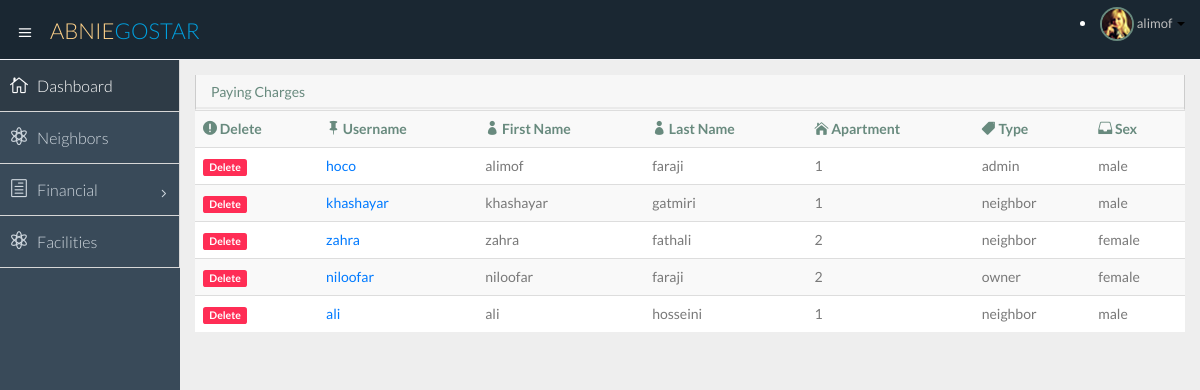
/home/neighbors/ (signed in), run on an earlier commit of the app's database.
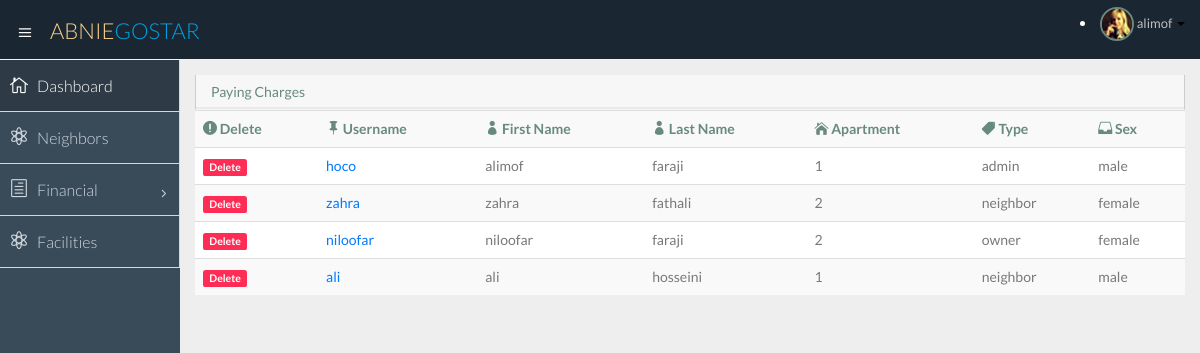
And on a later commit of the database.
### polls/models.py (models this page shows)
class Neighbor(models.Model):
    user = models.ForeignKey(User, unique=True)
    national_id = models.CharField(max_length=10, primary_key=True, null=False, default='1111')
    apartment = models.ForeignKey('Apartment', on_delete=models.CASCADE, default=0, null=True)
    sex = models.CharField(max_length=5, null=True)
    type = models.CharField(max_length=30, null=True)
    bank_account = models.CharField(max_length=30, null=True)
    _bank = models.ForeignKey('Bank', on_delete=models.CASCADE, null=True)

### polls/views.py (the view)
# urls.py: url(r'^neighbors/remove/([a-z]+)$', views.removeNeighbor, name = 'removeNeighbor'),
def neighbors(request):
    if not request.user.is_authenticated():
        return HttpResponseRedirect('/login/')
    if request.user.is_authenticated():
        user = Neighbor.objects.get(     user = User.objects.get(      username=request.user.get_username())    )
        context = {}
        context['user'] = user
        p = Neighbor.objects.all().order_by('-user__last_login')
        context['neighbors'] = p #todo
        return render(request, 'polls/neighbors.html', context)
    return render(request, 'polls/facility.html', {})  # todo

### polls/templates/polls/neighbors.html
{% extends 'polls/temp1.html' %}
{% block content %}
<div class="row">
                  <div class="col-lg-12">
                      <section class="panel">
                          <header class="panel-heading">
                              Paying Charges
                          </header>
                          <table class="table table-striped table-advance table-hover">
                           <tbody>
                              <tr>
                                  {% if user.type == 'admin' %}
                                  <th><i class="icon_error-circle"></i> Delete</th>
                                  {% endif %}
                                  <th><i class="icon_pushpin"></i> Username </th>
                                 <th><i class="icon_profile"></i> First Name</th>
                                 <th><i class="icon_profile"></i> Last Name</th>
                                 <th><i class="icon_house"></i> Apartment</th>
                                <th><i class="icon_tag"></i> Type</th>
                                 <th><i class="icon_drawer"></i> Sex</th>
                              </tr>
                {% for neighbor in neighbors%}
                              <tr>
                              {% if user.type == 'admin' %}
                                  <td> <a class="label label-danger" href="{% url 'removeNeighbor' neighbor.user.username %}"> Delete </a> </td>
                                  {% endif %}
                              <td> <a href="{% url 'detailsNeighbor' neighbor.user.username %}">{{ neighbor.user.username }}</a> </td>
                              <td> {{ neighbor.user.first_name }}</td>
                              <td> {{ neighbor.user.last_name}}</td>
                              <td> {{ neighbor.apartment_id}}</td>
                              <td> {{ neighbor.type}}</td>
                              <td> {{ neighbor.sex}}</td>
                              </tr>
                {% endfor %}
                           </tbody>
                        </table>
                      </section>
                  </div>
              </div>
{% endblock %}

### polls/templates/polls/temp1.html (shortened to what this page needs)
<!DOCTYPE html>
<html lang="en">
<head>
</head>
<body>
    <!DOCTYPE html>
<html lang="en">
  <head>
    {% load static %}
    {% load static %}
    <link href="{% static "polls/css/bootstrap.min.css" %}" rel="stylesheet">
    {% load static %}
    <link href="{% static "polls/css/bootstrap-theme.css" %}" rel="stylesheet">
    {% load static %}
    <link href="{% static "polls/css/elegant-icons-style.css" %}" rel="stylesheet" />
    {% load static %}
    <link href="{% static "polls/css/font-awesome.min.css" %}" rel="stylesheet" />
    {% load static %}
    <link href="{% static "polls/css/style.css" %}" rel="stylesheet">
    {% load static %}
    <link href="{% static "polls/css/style-responsive.css" %}" rel="stylesheet" />
  </head>
  <body>
  <section id="container" class="">
    {% block header %}
     <header class="header dark-bg">
            <div class="toggle-nav">
                <div class="icon-reorder tooltips" data-original-title="Toggle Navigation" data-placement="bottom"><i class="icon_menu"></i></div>
            </div>
            <a href="index.html" class="logo">Abnie<span class="lite">Gostar</span></a>
            <div class="top-nav notification-row">
                    <li class="dropdown">
                        <a data-toggle="dropdown" class="dropdown-toggle" href="#">
                            <span class="profile-ava">
                                <img alt="" src="img/avatar1_small.jpg">
                            </span>
                            <span class="username">{{ user.user.first_name}}{{ owner.user.first_name}}</span>
                            <b class="caret"></b>
                        </a>
                    </li>
            </div>
      </header>
  {% endblock %}
  {% block sidebar %}
      <aside>
          <div id="sidebar"  class="nav-collapse ">
              <ul class="sidebar-menu">
                  <li class="active">
                      <a class="" href="{%  url 'index'%}">
                          <i class="icon_house_alt"></i>
                          <span>Dashboard</span>
                      </a>
                  </li>
{% if user.type != 'owner' and owner.type != 'owner' %}
				  <li>
                      <a class="" href="{%  url 'neighbors'     %}">
                          <i class="icon_genius"></i>
                          <span>Neighbors</span>
                      </a>
                  </li>
                  <li class="sub-menu">
                      <a href="javascript:;" class="">
                          <i class="icon_document_alt"></i>
                          <span>Financial</span>
                          <span class="menu-arrow arrow_carrot-right"></span>
                      </a>
                  </li>
				  <li>
                      <a class="" href="{%  url 'facilities' %}">
                          <i class="icon_genius"></i>
                          <span>Facilities</span>
                      </a>
                  </li>
                {% endif %}
              </ul>
          </div>
      {% endblock %}
      </aside>
      <section id="main-content">
          <section class="wrapper">
              {% block content %}
                                  {% load static %}
                                                      {% load static %}
                {% endblock %}
          </section>
      </section>
  </section>
    {% load static %}
    {% load static %}
    {% load static %}
    {% load static %}
    {% load static %}
    {% load static %}
  </body>
</html>
</body>
</html>

What changed in the data, as far as the page shows it:
removed Neighbor: user.username "khashayar", user.first_name "khashayar", user.last_name "gatmiri", apartment_id "1", type "neighbor", sex "male"
